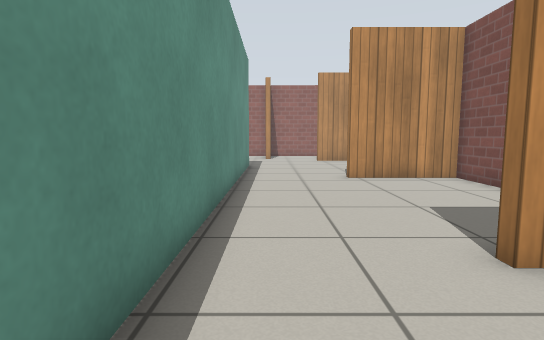
View 1 (above)

23 first-person views from a walk through a robot-simulator world made for Gazebo. The camera is 0.72 m above the floor, tilts 6° down and sees 80° across. The floor is counted in squares, 0.5 m on a side. Each view is taken from the middle of a square. On the plan, view 1 faces up. The plan holds only what a view shows up to about 15 squares ahead; the rest is blank. Gazebo's built-in surfaces are drawn with simple patterns.

View 2
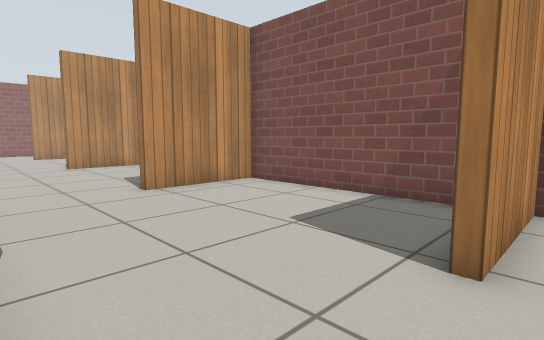

View 3
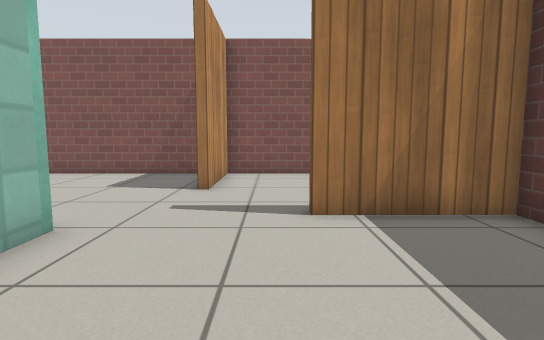

View 4
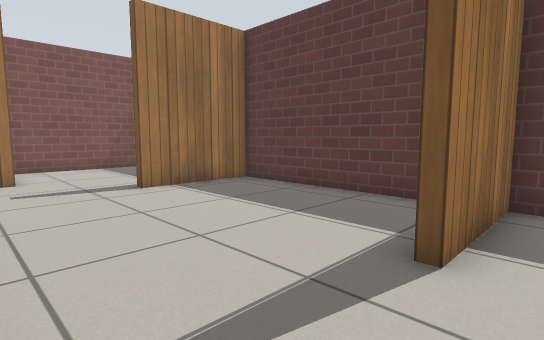

View 5
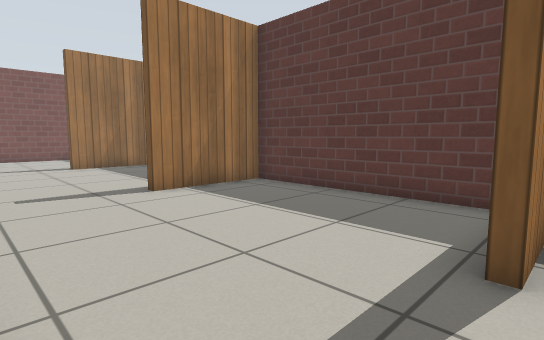

View 6
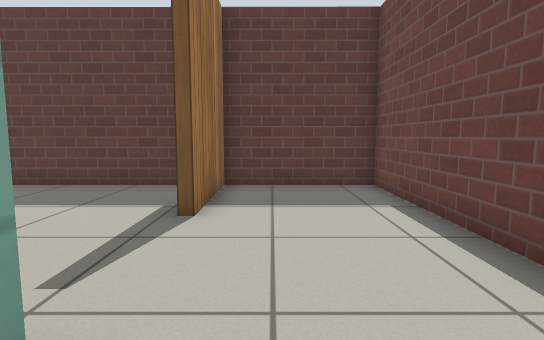

View 7
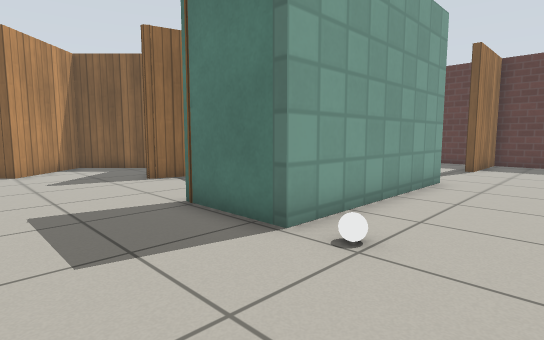

View 8
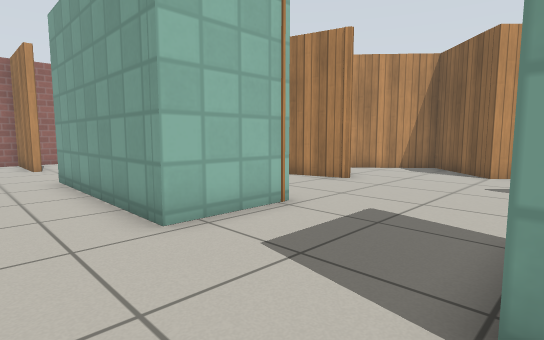

View 9
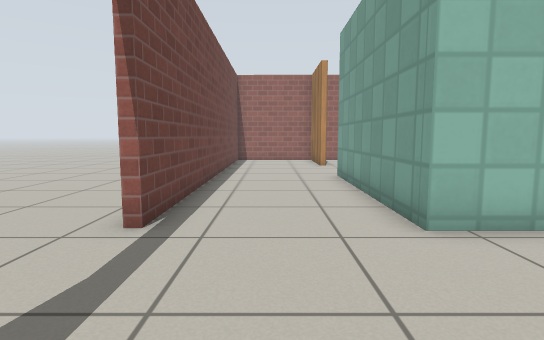

View 10
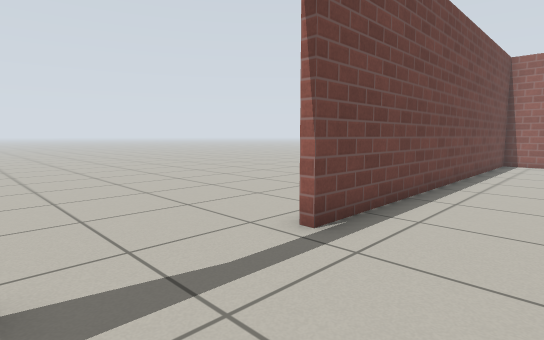

View 11
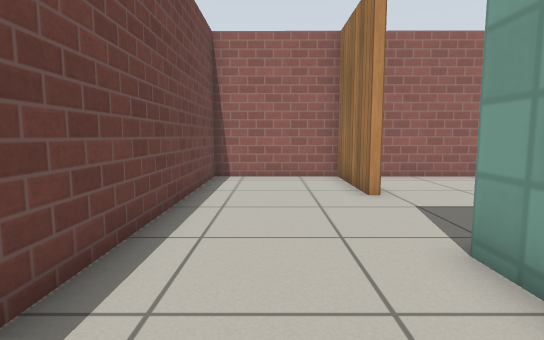

View 12
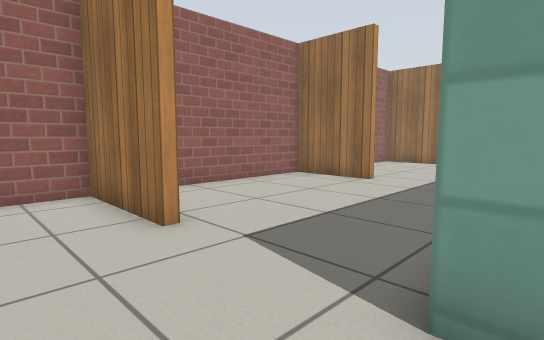

View 13
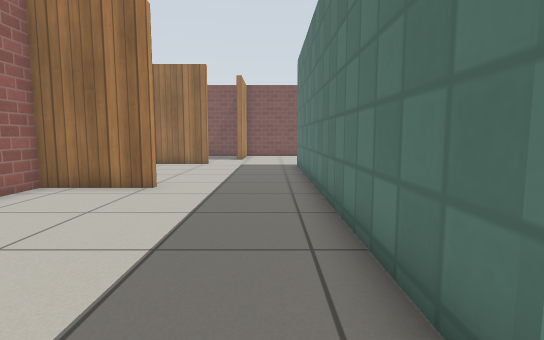

View 14
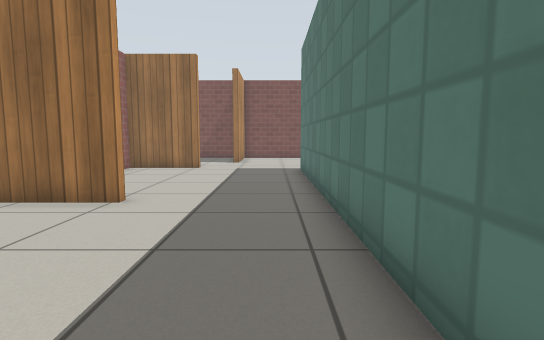

View 15
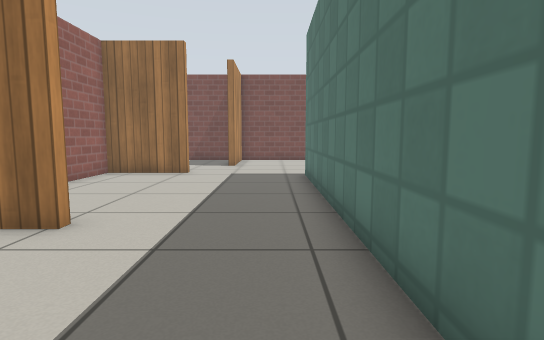

View 16
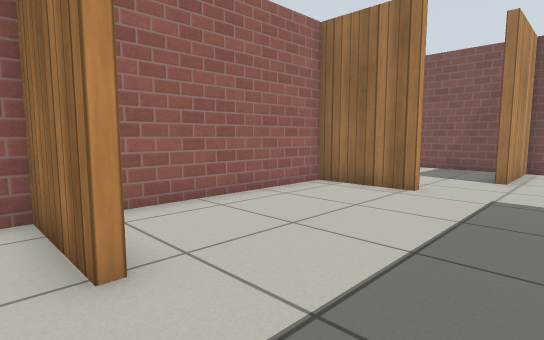

View 17
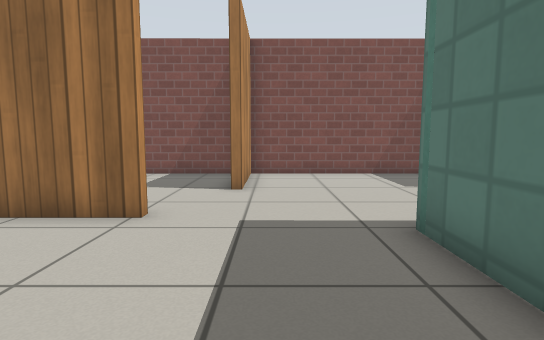

View 18
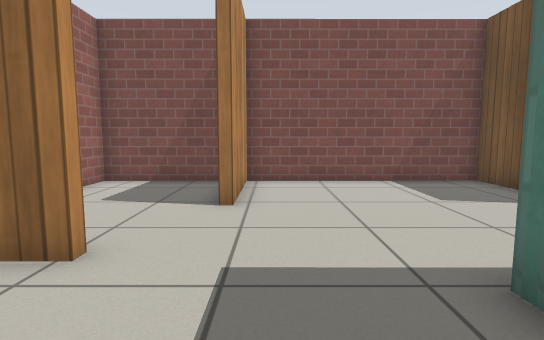

View 19
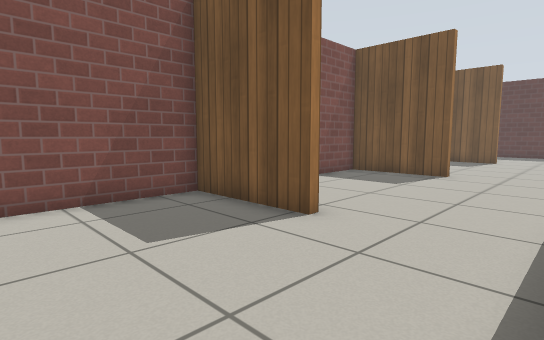

View 20
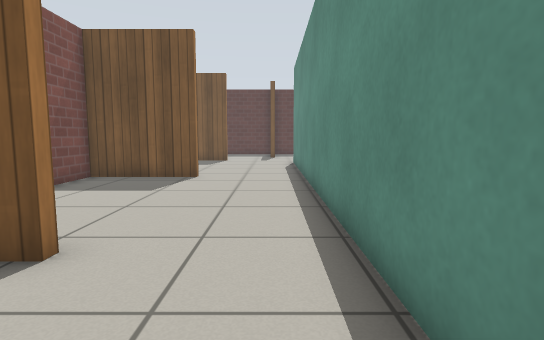

View 21
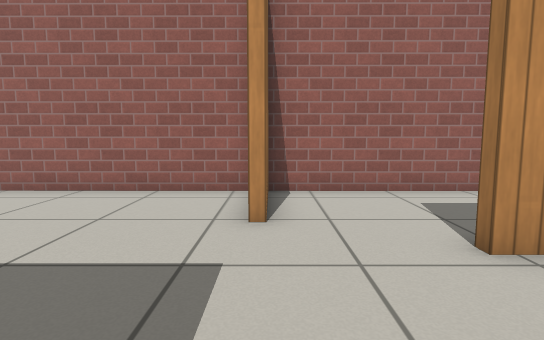

View 22
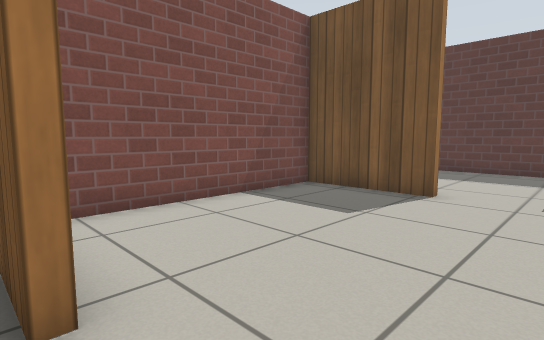

View 23
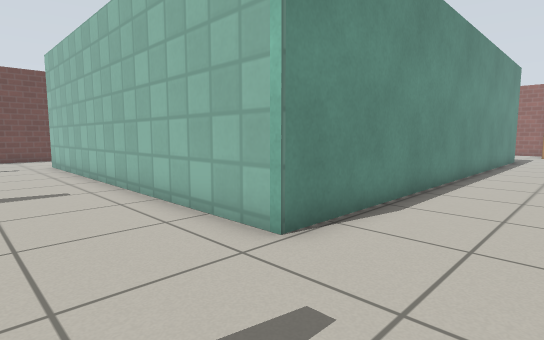

### Floor plan
Ten units are one square. View 1 is at (0, 0); x grows to the right and y downward. Boxes are objects, and circles mark ways between rooms. Rooms are numbered by the first view taken in them; rooms with no view inside come last. Other rooms are left out.
<svg viewBox="-206 -240 275 350">
<path fill="none" stroke="#000" d="M26 40 64 40 64 -34 26 -34M-12 -35 -12 27M-79 67 -75 67M-12 27 -86 26M-62 104 -2 105 -2 66M26 43 26 40M-86 26 -145 26M-147 104 -79 104 -79 67M-126 -88 -156 -88 -156 -158 -146 -158M-82 -99 -84 -101 -90 -122M-86 -30 -83 -34M-87 -20 -84 -34M-145 26 -157 26 -157 -43 -126 -43M-47 -17 -26 -38 -52 -65 -26 -91 -51 -119M-152 -198 -156 -198 -156 -235 -201 -235 -200 -90M-200 44 -200 104 -157 104 -157 66M-81 -202 -81 -234 -141 -235M-146 -158 -84 -158M-4 -203 -4 -234 -71 -234M-84 -158 -10 -158M26 -114 64 -114 64 -188 26 -188M-11 -149 -11 -114M64 -89 64 -111 26 -111 26 -114M26 -37 64 -37 64 -61M-11 -114 -12 -35M64 94 64 43 26 43M12 105 47 105M63 -195 63 -234 -1 -234 -1 -203 -4 -203"/>
<rect x="-175" y="-45" width="10" height="10" fill="#bbb"><title>white ball</title></rect>
<circle cx="5" cy="30" r="3" fill="#2a7"/>
<circle cx="10" cy="-40" r="3" fill="#2a7"/>
<circle cx="-80" cy="45" r="3" fill="#2a7"/>
<circle cx="15" cy="55" r="3" fill="#2a7"/>
<circle cx="-150" cy="45" r="3" fill="#2a7"/>
<circle cx="-150" cy="-180" r="3" fill="#2a7"/>
<circle cx="-80" cy="-185" r="3" fill="#2a7"/>
<circle cx="-10" cy="-185" r="3" fill="#2a7"/>
<circle cx="10" cy="-110" r="3" fill="#2a7"/>
<circle cx="10" cy="-200" r="3" fill="#2a7"/>
<text x="30" y="0">1</text>
<text x="-40" y="60">2</text>
<text x="-120" y="60">3</text>
<text x="-140" y="-70">4</text>
<text x="-120" y="-200">5</text>
<text x="-50" y="-200">6</text>
<text x="30" y="-150">7</text>
<text x="30" y="-80">8</text>
<text x="40" y="80">9</text>
<text x="30" y="-210">10</text>
</svg>
Room 1 opens to room 2. Room 1 opens to room 8. Room 2 opens to room 3. Room 2 opens to room 9. Room 3 opens to room 4. Room 4 opens to room 5. Room 5 opens to room 6. Room 6 opens to room 7. Room 7 opens to room 8. Room 7 opens to room 10.

Where each view was taken, in squares from view 1:
view 1: 0 up, 0 right, facing up
view 2: 5 down, 1 left, facing up-right
view 3: 6 down, 6 left, facing right
view 4: 3 down, 9 left, facing down-right
view 5: 3 down, 16 left, facing down-right
view 6: 1 down, 17 left, facing down
view 7: 8 up, 19 left, facing down-right
view 8: 4 up, 18 left, facing up-right
view 9: 4 up, 18 left, facing up
view 10: 5 up, 17 left, facing up-left
view 11: 12 up, 18 left, facing up
view 12: 15 up, 18 left, facing up-right
view 13: 17 up, 17 left, facing right
view 14: 17 up, 15 left, facing right
view 15: 17 up, 13 left, facing right
view 16: 17 up, 9 left, facing up-right
view 17: 18 up, 6 left, facing right
view 18: 18 up, 4 left, facing right
view 19: 16 up, 1 left, facing down-right
view 20: 15 up, 0 right, facing down
view 21: 15 up, 0 right, facing up
view 22: 4 up, 0 right, facing down-right
view 23: 6 down, 2 right, facing up-left
